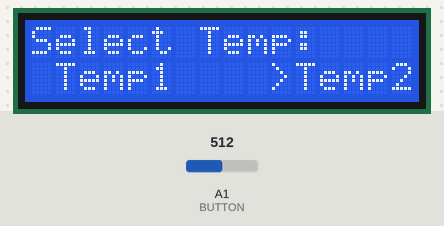
The sketch below on a simulated Arduino Uno, built with avr-gcc and run on an emulated ATmega328P. Shown: 16×2 character LCD. The test bench sets the inputs (shaded band); at power-on: A1 (BUTTON) = 512. What the sketch prints to the serial monitor is not drawn.

Above: at 3.2 s.
3.3 s: A1 (BUTTON) set to 359
6.3 s: A1 (BUTTON) set to 343
At 7.3 s:
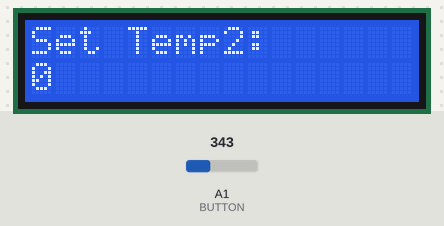
8.0 s: A1 (BUTTON) set to 90
At 9.7 s:
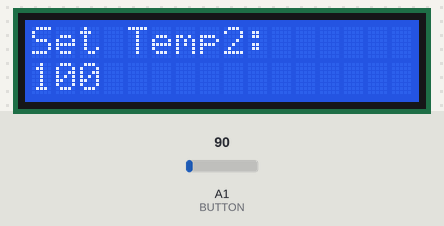
10.0 s: A1 (BUTTON) set to 345
At 11.3 s:
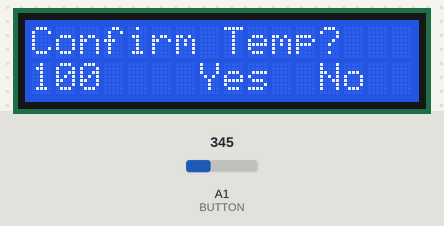
11.7 s: A1 (BUTTON) set to 494
13.2 s: A1 (BUTTON) set to 505
At 14.7 s:
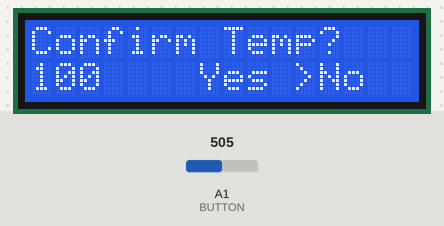
Timing chart, 0 to 15.8 s (numbered marks = the images above; inputs shaded):
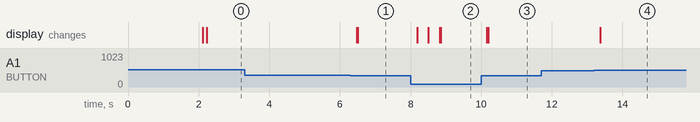

Measured:
- the behaviour switches between 351 and 350 on A1 (BUTTON) (found by bisection; images 0 and 1)
- the behaviour switches between 504 and 505 on A1 (BUTTON) (found by bisection; images 3 and 4)
- after the input at 3.3 s, every drawn part: stays the same
- after the input at 6.3 s, the display: first changes after 0.18 s (image 1 shows a later state)
- after the input at 8.0 s, the display: first changes after 0.19 s (image 2 shows a later state)
- after the input at 10.0 s, the display: first changes after 0.16 s (image 3 shows a later state)
- after the input at 11.7 s, every drawn part: stays the same
- after the input at 13.2 s, the display: changes after 0.17 s (image 4)

The sketch:

Setting_Two_Temp_with_one_Analog_pin.ino
```cpp
#include <LiquidCrystal_I2C.h>

// Define button pins and constants
#define INCREASE_BUTTON 2
#define CONFIRM_BUTTON 3
#define DECREASE_BUTTON 4
#define BUTTON A1

const int MAX_TEMP = 100;
const int MIN_TEMP = 0;
const unsigned long debounceDelay = 100;

int setTemp1 = 0;
int setTemp2 = 0;
int lastTemp;
int temp;

// State enumeration for different menu screens
enum State {
  SELECT_TEMP,
  SETTING_TEMP,
  CONFIRMING_TEMP,
  SUCCESS,
  FAILURE,
  DISPLAY_TEMP
};
State currentState = SELECT_TEMP;

// Initialize the LCD
LiquidCrystal_I2C lcd(0x27, 16, 2);

// Button state variables
int ButtonState = LOW;
int lastButtonState = LOW;
unsigned long lastDebounceTime = 0;

//To confirm Yes or No
int menuYes = 0;
int menuNo = 0;
int menuOk = 0;

//To select the temperature to set.
int menuTemp1 = 0;
int menuTemp2 = 0;
int menuOkTemp = 0;


unsigned long myDelay = 0;

void setup() {
  Serial.begin(9600);
  //  pinMode(INCREASE_BUTTON, INPUT);
  //  pinMode(CONFIRM_BUTTON, INPUT);
  //  pinMode(DECREASE_BUTTON, INPUT);
  pinMode(BUTTON, INPUT);

  lcd.init();
  lcd.backlight();
  lcd.setCursor(0, 0);
  lcd.print("Initializing...");
  delay(2000);
  lcd.clear();
}

// Function to handle debouncing for a specific button
int debounce(int buttonPin, int &lastButtonState, int &buttonState, unsigned long &lastDebounceTime) {
  int reading = analogRead(buttonPin);


  // If the button state has changed, reset the debouncing timer
  if (reading != lastButtonState) {
    lastDebounceTime = millis();
    //        Serial.println("DT update");
  }

  // Check if the debounce delay has passed and the state is stable
  if ((millis() - lastDebounceTime) > debounceDelay) {
    // Only return true on a transition from LOW to HIGH (button press)
    //        Serial.println("200ms passed");
    if (reading != buttonState) {
      //            buttonState = reading;
      Serial.println("Button Updated");
      return reading;
    }

  }

  // Update the last button state
  lastButtonState = reading;
  return 0;
}

// Function to handle temperature setting screen
void handleTemperatureSetting(int buttonPressed, int &setTempX) {

  lcd.setCursor(0, 0);
  lcd.print("Set Temp");
  lcd.print(temp);
  lcd.print(":");
  //Serial.println("Set Temp:");
  lcd.setCursor(0, 1);
  lcd.print(setTempX);
  //    Serial.println(setTemp);

  if (buttonPressed == INCREASE_BUTTON && setTempX < MAX_TEMP) {
    setTempX += 5;
    lcd.setCursor(0, 1);
    lcd.print("       "); // Clear previous value
    lcd.setCursor(0, 1);
    lcd.print(setTempX);
    //        Serial.println(setTemp);
  } else if (buttonPressed == DECREASE_BUTTON && setTempX > MIN_TEMP) {
    setTempX -= 5;
    lcd.setCursor(0, 1);
    lcd.print("       "); // Clear previous value
    lcd.setCursor(0, 1);
    lcd.print(setTempX);
    //        Serial.println(setTemp);
  } else if (buttonPressed == CONFIRM_BUTTON && setTempX != 0) {
    currentState = CONFIRMING_TEMP;
    lcd.clear();
  }
}

// Function to handle confirmation screen
void handleConfirmation(int buttonPressed, int setTempX) {
  if (menuYes == 0 && menuNo == 0) {
    lcd.setCursor(0, 0);
    lcd.print("Confirm Temp?");
    //    Serial.println("Confirm Temp?");
    lcd.setCursor(0, 1);
    lcd.print(setTempX);
    //    Serial.println(setTemp);
    lcd.setCursor(6, 1);
    lcd.print(" Yes  No");
    //    Serial.println("Yes No");
    menuOk = 0;
  }
  if (buttonPressed == INCREASE_BUTTON) {
    menuYes = 1;
    menuNo = 0;
  }
  else if (buttonPressed == DECREASE_BUTTON) {
    menuNo = 1;
    menuYes = 0;
  }
  else if (buttonPressed == CONFIRM_BUTTON) menuOk = 1;

  if (menuYes == 1) {
    lcd.setCursor(6, 1);
    lcd.print(">Yes  No");
    //        Serial.println(">Yes No");
    if (menuYes == 1 && menuOk == 1) {
      currentState = SUCCESS;
      menuYes = 0; menuOk == 0;
    }
  }
  else if (menuNo == 1) {
    lcd.setCursor(6, 1);
    lcd.print(" Yes >No");
    //        Serial.println("Yes >No");
    if (menuNo == 1 && menuOk == 1) {
      currentState = FAILURE;
      menuNo = 0; menuOk == 0;
    }
  }
  //    else if (buttonPressed == CONFIRM_BUTTON) {
  //      if (digitalRead(INCREASE_BUTTON) == HIGH) {  // Confirm yes
  //        currentState = SUCCESS;
  //      } else if (digitalRead(DECREASE_BUTTON) == HIGH) {  // Confirm no
  //        currentState = FAILURE;
  //      }
  //    }
}

// Function to show success screen
void showSuccessScreen() {
  lcd.clear();
  lcd.setCursor(0, 0);
  lcd.print("Temp Set Success.");
  //    Serial.println("Success");
  delay(2000);
  lcd.clear();
  //  lastTemp = setTemp;

}

// Function to show failure screen
void showFailureScreen() {
  lcd.clear();
  lcd.setCursor(0, 0);
  lcd.print("Temp Not Set.");
  //    Serial.println("Not Set");
  delay(2000);
  lcd.clear();
}

// Function to get button press with debounce handling
int getButtonPress() {
  int ButtonValue = debounce(BUTTON, lastButtonState, ButtonState, lastDebounceTime);
  Serial.print("Button Value: ");
  Serial.println(ButtonValue);
  if (ButtonValue >= 85 && ButtonValue <= 100) {
    return INCREASE_BUTTON;
  } else if (ButtonValue >= 335 && ButtonValue <= 350) {
    return CONFIRM_BUTTON;
  } else if (ButtonValue >= 505 && ButtonValue <= 520) {
    return DECREASE_BUTTON;
  }
  return -1;  // No button pressed
}

void selectTemp(int buttonPressed) {
  if (menuTemp1 == 0 && menuTemp2 == 0) {
    lcd.setCursor(0, 0);
    lcd.print("Select Temp:");
    //    Serial.println("Confirm Temp?");
    lcd.setCursor(0, 1);
    lcd.print(" Temp1     Temp2");
    //    Serial.println("Yes No");
    menuOkTemp = 0;
  }
  if (buttonPressed == INCREASE_BUTTON) {
    menuTemp1 = 1;
    menuTemp2 = 0;
  }
  else if (buttonPressed == DECREASE_BUTTON) {
    menuTemp2 = 1;
    menuTemp1 = 0;
  }
  else if (buttonPressed == CONFIRM_BUTTON) menuOkTemp = 1;

  if (menuTemp1 == 1) {
    lcd.setCursor(0, 1);
    lcd.print(">Temp1     Temp2");
    //        Serial.println(">Yes No");
    if (menuTemp1 == 1 && menuOkTemp == 1) {
      currentState = SETTING_TEMP;
      temp = 1;
      menuTemp1 = 0; menuOkTemp == 0;
      lcd.clear();
    }
  }
  else if (menuTemp2 == 1) {
    lcd.setCursor(0, 1);
    lcd.print(" Temp1    >Temp2");
    //        Serial.println("Yes >No");
    if (menuTemp2 == 1 && menuOkTemp == 1) {
      currentState = SETTING_TEMP;
      temp = 2;
      menuTemp2 = 0; menuOkTemp == 0;
      lcd.clear();
    }
  }
}


void displayTemp (int buttonPressed){
  lcd.setCursor(0,0);
  lcd.print("Temp 1 is: ");
  lcd.print(setTemp1);
  lcd.print(" oC");
  lcd.setCursor(0,1);
  lcd.print("Temp 2 is: ");
  lcd.print(setTemp2);
  lcd.print(" oC");

  if (buttonPressed == CONFIRM_BUTTON){
    currentState = SELECT_TEMP;
  }
}

void loop() {
  int buttonPressed = getButtonPress();

  switch (currentState) {
    case SELECT_TEMP:
      selectTemp(buttonPressed);
      break;
    case SETTING_TEMP:
      if (temp == 1)handleTemperatureSetting(buttonPressed, setTemp1);
      else if (temp == 2)handleTemperatureSetting(buttonPressed, setTemp2);
      break;
    case CONFIRMING_TEMP:
      if (temp == 1)handleConfirmation(buttonPressed, setTemp1);
      else if (temp == 2) handleConfirmation(buttonPressed, setTemp2);
      break;
    case SUCCESS:
      showSuccessScreen();
      currentState = DISPLAY_TEMP;
      break;
    case FAILURE:
      showFailureScreen();
      currentState = SETTING_TEMP;
      break;
    case DISPLAY_TEMP:
      displayTemp(buttonPressed);
      }
}
```
